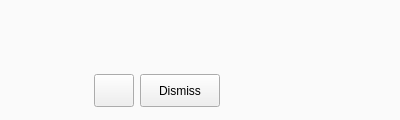
<?xml version="1.0" encoding="UTF-8"?>
<ui version="4.0">
 <class>PSAwidget</class>
 <widget class="QWidget" name="PSAwidget">
  <property name="geometry">
   <rect>
    <x>0</x>
    <y>0</y>
    <width>400</width>
    <height>120</height>
   </rect>
  </property>
  <property name="minimumSize">
   <size>
    <width>400</width>
    <height>120</height>
   </size>
  </property>
  <property name="maximumSize">
   <size>
    <width>400</width>
    <height>120</height>
   </size>
  </property>
  <property name="windowTitle">
   <string notr="true"/>
  </property>
  <property name="styleSheet">
   <string notr="true">#wContainer,
#wImage,
#wMessage,
#wButtons,
#lDesc,
#bImage,
#lTitle
{
background-color: #fffafafa; /*colorToken.surface-1*/
}
#bImage
{
border: none;
}
</string>
  </property>
  <property name="type" stdset="0">
   <string notr="true">secondary</string>
  </property>
  <property name="dimension" stdset="0">
   <string notr="true">medium</string>
  </property>
  <layout class="QHBoxLayout" name="horizontalLayout_4">
   <property name="leftMargin">
    <number>0</number>
   </property>
   <property name="topMargin">
    <number>0</number>
   </property>
   <property name="rightMargin">
    <number>0</number>
   </property>
   <property name="bottomMargin">
    <number>0</number>
   </property>
   <item>
    <widget class="QStackedWidget" name="sWidget">
     <property name="styleSheet">
      <string notr="true"/>
     </property>
     <property name="lineWidth">
      <number>0</number>
     </property>
     <property name="currentIndex">
      <number>0</number>
     </property>
     <widget class="QWidget" name="pPSA">
      <layout class="QHBoxLayout" name="horizontalLayout_3">
       <property name="spacing">
        <number>0</number>
       </property>
       <property name="leftMargin">
        <number>0</number>
       </property>
       <property name="topMargin">
        <number>0</number>
       </property>
       <property name="rightMargin">
        <number>0</number>
       </property>
       <property name="bottomMargin">
        <number>0</number>
       </property>
       <item>
        <widget class="QWidget" name="wContainer" native="true">
         <property name="minimumSize">
          <size>
           <width>400</width>
           <height>120</height>
          </size>
         </property>
         <property name="maximumSize">
          <size>
           <width>400</width>
           <height>120</height>
          </size>
         </property>
         <layout class="QHBoxLayout" name="horizontalLayout_2">
          <property name="spacing">
           <number>16</number>
          </property>
          <property name="leftMargin">
           <number>14</number>
          </property>
          <property name="topMargin">
           <number>10</number>
          </property>
          <property name="rightMargin">
           <number>14</number>
          </property>
          <property name="bottomMargin">
           <number>8</number>
          </property>
          <item>
           <widget class="QWidget" name="wImage" native="true">
            <layout class="QVBoxLayout" name="verticalLayout_2">
             <property name="leftMargin">
              <number>0</number>
             </property>
             <property name="topMargin">
              <number>0</number>
             </property>
             <property name="rightMargin">
              <number>0</number>
             </property>
             <property name="bottomMargin">
              <number>0</number>
             </property>
             <item>
              <widget class="ApiImageLabel" name="bImage">
               <property name="minimumSize">
                <size>
                 <width>64</width>
                 <height>64</height>
                </size>
               </property>
               <property name="maximumSize">
                <size>
                 <width>64</width>
                 <height>64</height>
                </size>
               </property>
               <property name="text">
                <string notr="true"/>
               </property>
              </widget>
             </item>
             <item>
              <spacer name="verticalSpacer">
               <property name="orientation">
                <enum>Qt::Vertical</enum>
               </property>
               <property name="sizeHint" stdset="0">
                <size>
                 <width>20</width>
                 <height>0</height>
                </size>
               </property>
              </spacer>
             </item>
            </layout>
           </widget>
          </item>
          <item>
           <widget class="QWidget" name="wMessage" native="true">
            <property name="sizePolicy">
             <sizepolicy hsizetype="Preferred" vsizetype="Preferred">
              <horstretch>0</horstretch>
              <verstretch>0</verstretch>
             </sizepolicy>
            </property>
            <property name="minimumSize">
             <size>
              <width>300</width>
              <height>0</height>
             </size>
            </property>
            <layout class="QVBoxLayout" name="verticalLayout">
             <property name="spacing">
              <number>6</number>
             </property>
             <property name="leftMargin">
              <number>0</number>
             </property>
             <property name="topMargin">
              <number>0</number>
             </property>
             <property name="rightMargin">
              <number>0</number>
             </property>
             <property name="bottomMargin">
              <number>0</number>
             </property>
             <item>
              <widget class="QLabel" name="lTitle">
               <property name="sizePolicy">
                <sizepolicy hsizetype="Preferred" vsizetype="Minimum">
                 <horstretch>0</horstretch>
                 <verstretch>0</verstretch>
                </sizepolicy>
               </property>
               <property name="minimumSize">
                <size>
                 <width>300</width>
                 <height>18</height>
                </size>
               </property>
               <property name="maximumSize">
                <size>
                 <width>16777215</width>
                 <height>18</height>
                </size>
               </property>
               <property name="text">
                <string/>
               </property>
               <property name="type" stdset="0">
                <string notr="true">title</string>
               </property>
              </widget>
             </item>
             <item>
              <widget class="ElidedLabel" name="lDesc">
               <property name="minimumSize">
                <size>
                 <width>0</width>
                 <height>30</height>
                </size>
               </property>
               <property name="maximumSize">
                <size>
                 <width>16777215</width>
                 <height>30</height>
                </size>
               </property>
               <property name="frameShape">
                <enum>QFrame::NoFrame</enum>
               </property>
               <property name="frameShadow">
                <enum>QFrame::Plain</enum>
               </property>
               <property name="lineWidth">
                <number>0</number>
               </property>
               <property name="type" stdset="0">
                <string notr="true">secondary</string>
               </property>
              </widget>
             </item>
             <item>
              <widget class="QWidget" name="wButtons" native="true">
               <property name="minimumSize">
                <size>
                 <width>0</width>
                 <height>0</height>
                </size>
               </property>
               <property name="maximumSize">
                <size>
                 <width>16777215</width>
                 <height>16777215</height>
                </size>
               </property>
               <layout class="QHBoxLayout" name="horizontalLayout">
                <property name="spacing">
                 <number>6</number>
                </property>
                <property name="leftMargin">
                 <number>0</number>
                </property>
                <property name="topMargin">
                 <number>0</number>
                </property>
                <property name="rightMargin">
                 <number>0</number>
                </property>
                <property name="bottomMargin">
                 <number>0</number>
                </property>
                <item>
                 <widget class="QPushButton" name="bMore">
                  <property name="minimumSize">
                   <size>
                    <width>0</width>
                    <height>33</height>
                   </size>
                  </property>
                  <property name="maximumSize">
                   <size>
                    <width>16777215</width>
                    <height>33</height>
                   </size>
                  </property>
                  <property name="text">
                   <string/>
                  </property>
                  <property name="type" stdset="0">
                   <string notr="true">primary</string>
                  </property>
                  <property name="dimension" stdset="0">
                   <string notr="true">medium</string>
                  </property>
                 </widget>
                </item>
                <item>
                 <widget class="QPushButton" name="bDismiss">
                  <property name="minimumSize">
                   <size>
                    <width>0</width>
                    <height>33</height>
                   </size>
                  </property>
                  <property name="maximumSize">
                   <size>
                    <width>16777215</width>
                    <height>33</height>
                   </size>
                  </property>
                  <property name="text">
                   <string>Dismiss</string>
                  </property>
                  <property name="type" stdset="0">
                   <string notr="true">secondary</string>
                  </property>
                  <property name="dimension" stdset="0">
                   <string notr="true">medium</string>
                  </property>
                 </widget>
                </item>
                <item>
                 <spacer name="horizontalSpacer">
                  <property name="orientation">
                   <enum>Qt::Horizontal</enum>
                  </property>
                  <property name="sizeHint" stdset="0">
                   <size>
                    <width>40</width>
                    <height>0</height>
                   </size>
                  </property>
                 </spacer>
                </item>
               </layout>
              </widget>
             </item>
            </layout>
           </widget>
          </item>
         </layout>
        </widget>
       </item>
      </layout>
     </widget>
    </widget>
   </item>
  </layout>
 </widget>
 <customwidgets>
  <customwidget>
   <class>ApiImageLabel</class>
   <extends>QLabel</extends>
   <header>ApiImageLabel.h</header>
  </customwidget>
  <customwidget>
   <class>ElidedLabel</class>
   <extends>QFrame</extends>
   <header location="global">ElidedLabel.h</header>
   <container>1</container>
  </customwidget>
 </customwidgets>
 <resources/>
 <connections/>
</ui>
